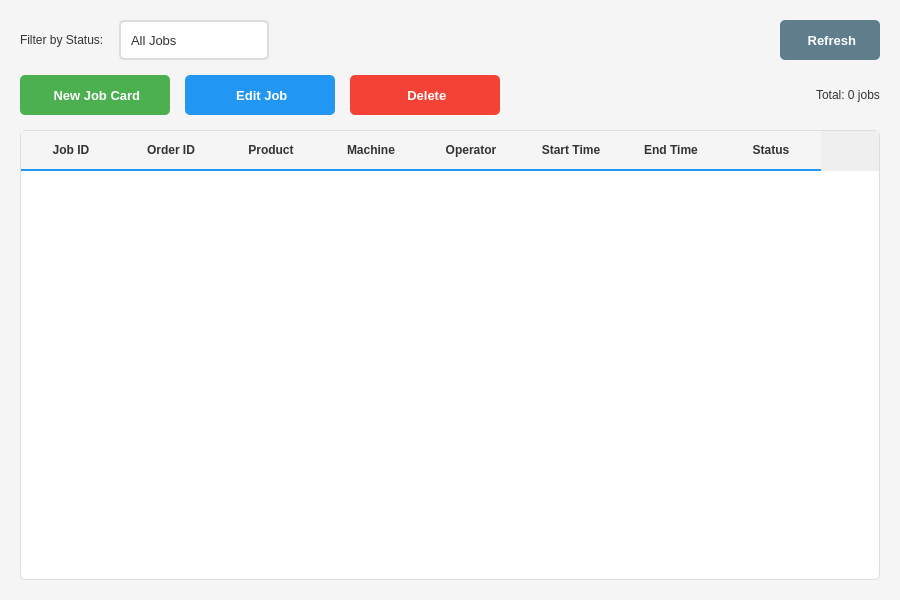
<?xml version="1.0" encoding="UTF-8"?>
<ui version="4.0">
 <class>ProductionWidget</class>
 <widget class="QWidget" name="ProductionWidget">
  <property name="geometry">
   <rect>
    <x>0</x>
    <y>0</y>
    <width>900</width>
    <height>600</height>
   </rect>
  </property>
  <property name="windowTitle">
   <string>Production</string>
  </property>
  <property name="styleSheet">
   <string notr="true">QWidget#ProductionWidget {
    background-color: #f5f5f5;
}

QLabel {
    color: #333;
}

QTableWidget {
    color: #333;
}

QPushButton#btnNewJob, QPushButton#btnEditJob, QPushButton#btnDeleteJob, QPushButton#btnRefresh {
    padding: 10px 20px;
    border-radius: 5px;
    font-size: 13px;
    font-weight: bold;
}

QPushButton#btnNewJob {
    background-color: #4CAF50;
    color: white;
    border: none;
}

QPushButton#btnNewJob:hover {
    background-color: #45a049;
}

QPushButton#btnEditJob {
    background-color: #2196F3;
    color: white;
    border: none;
}

QPushButton#btnEditJob:hover {
    background-color: #0b7dda;
}

QPushButton#btnDeleteJob {
    background-color: #f44336;
    color: white;
    border: none;
}

QPushButton#btnDeleteJob:hover {
    background-color: #da190b;
}

QPushButton#btnRefresh {
    background-color: #607D8B;
    color: white;
    border: none;
}

QPushButton#btnRefresh:hover {
    background-color: #546E7A;
}

QLineEdit#txtSearch {
    padding: 10px;
    border: 2px solid #ddd;
    border-radius: 5px;
    font-size: 13px;
    background-color: white;
    color: #333;
}

QLineEdit#txtSearch:focus {
    border: 2px solid #2196F3;
}

QComboBox#cmbFilterStatus {
    padding: 10px;
    border: 2px solid #ddd;
    border-radius: 5px;
    font-size: 13px;
    background-color: white;
    color: #333;
}

QComboBox#cmbFilterStatus:focus {
    border: 2px solid #2196F3;
}

QTableWidget {
    background-color: white;
    border: 1px solid #ddd;
    border-radius: 5px;
    gridline-color: #e0e0e0;
}

QTableWidget::item {
    padding: 5px;
}

QTableWidget::item:selected {
    background-color: #e3f2fd;
    color: #000;
}

QHeaderView::section {
    background-color: #f5f5f5;
    padding: 10px;
    border: none;
    border-bottom: 2px solid #2196F3;
    font-weight: bold;
    color: #333;
}

QComboBox {
    padding: 10px;
    border: 2px solid #ddd;
    border-radius: 5px;
    font-size: 13px;
    background-color: white;
    color: #333;
}

QComboBox:focus {
    border: 2px solid #2196F3;
}

QComboBox::drop-down {
    border: none;
    width: 30px;
}

QComboBox::down-arrow {
    image: none;
    border-left: 5px solid transparent;
    border-right: 5px solid transparent;
    border-top: 5px solid #333;
    margin-right: 10px;
}

QComboBox QAbstractItemView {
    background-color: white;
    color: #333;
    selection-background-color: #2196F3;
    selection-color: white;
    border: 1px solid #ddd;
}</string>
  </property>
  <layout class="QVBoxLayout" name="verticalLayout">
   <property name="spacing">
    <number>15</number>
   </property>
   <property name="leftMargin">
    <number>20</number>
   </property>
   <property name="topMargin">
    <number>20</number>
   </property>
   <property name="rightMargin">
    <number>20</number>
   </property>
   <property name="bottomMargin">
    <number>20</number>
   </property>
   <item>
    <layout class="QHBoxLayout" name="horizontalLayout">
     <item>
      <widget class="QLabel" name="label">
       <property name="text">
        <string>Filter by Status:</string>
       </property>
       <property name="styleSheet">
   <string notr="true">QWidget#ProductionWidget {
    background-color: #f5f5f5;
}

QLabel {
    color: #333;
}

QTableWidget {
    color: #333;
}

QPushButton#btnNewJob, QPushButton#btnEditJob, QPushButton#btnDeleteJob, QPushButton#btnRefresh {
    padding: 10px 20px;
    border-radius: 5px;
    font-size: 13px;
    font-weight: bold;
}

QPushButton#btnNewJob {
    background-color: #4CAF50;
    color: white;
    border: none;
}

QPushButton#btnNewJob:hover {
    background-color: #45a049;
}

QPushButton#btnEditJob {
    background-color: #2196F3;
    color: white;
    border: none;
}

QPushButton#btnEditJob:hover {
    background-color: #0b7dda;
}

QPushButton#btnDeleteJob {
    background-color: #f44336;
    color: white;
    border: none;
}

QPushButton#btnDeleteJob:hover {
    background-color: #da190b;
}

QPushButton#btnRefresh {
    background-color: #607D8B;
    color: white;
    border: none;
}

QPushButton#btnRefresh:hover {
    background-color: #546E7A;
}

QLineEdit#txtSearch {
    padding: 10px;
    border: 2px solid #ddd;
    border-radius: 5px;
    font-size: 13px;
    background-color: white;
    color: #333;
}

QLineEdit#txtSearch:focus {
    border: 2px solid #2196F3;
}

QComboBox#cmbFilterStatus {
    padding: 10px;
    border: 2px solid #ddd;
    border-radius: 5px;
    font-size: 13px;
    background-color: white;
    color: #333;
}

QComboBox#cmbFilterStatus:focus {
    border: 2px solid #2196F3;
}

QTableWidget {
    background-color: white;
    border: 1px solid #ddd;
    border-radius: 5px;
    gridline-color: #e0e0e0;
}

QTableWidget::item {
    padding: 5px;
}

QTableWidget::item:selected {
    background-color: #e3f2fd;
    color: #000;
}

QHeaderView::section {
    background-color: #f5f5f5;
    padding: 10px;
    border: none;
    border-bottom: 2px solid #2196F3;
    font-weight: bold;
    color: #333;
}

QComboBox {
    padding: 10px;
    border: 2px solid #ddd;
    border-radius: 5px;
    font-size: 13px;
    background-color: white;
    color: #333;
}

QComboBox:focus {
    border: 2px solid #2196F3;
}

QComboBox::drop-down {
    border: none;
    width: 30px;
}

QComboBox::down-arrow {
    image: none;
    border-left: 5px solid transparent;
    border-right: 5px solid transparent;
    border-top: 5px solid #333;
    margin-right: 10px;
}

QComboBox QAbstractItemView {
    background-color: white;
    color: #333;
    selection-background-color: #2196F3;
    selection-color: white;
    border: 1px solid #ddd;
}</string>
  </property>
      </widget>
     </item>
     <item>
      <widget class="QComboBox" name="cmbFilterStatus">
       <property name="minimumSize">
        <size>
         <width>150</width>
         <height>40</height>
        </size>
       </property>
       <item>
        <property name="text">
         <string>All Jobs</string>
        </property>
       </item>
       <item>
        <property name="text">
         <string>Queued</string>
        </property>
       </item>
       <item>
        <property name="text">
         <string>In Progress</string>
        </property>
       </item>
       <item>
        <property name="text">
         <string>Completed</string>
        </property>
       </item>
       <item>
        <property name="text">
         <string>Failed</string>
        </property>
       </item>
      </widget>
     </item>
     <item>
      <spacer name="horizontalSpacer_2">
       <property name="orientation">
        <enum>Qt::Horizontal</enum>
       </property>
       <property name="sizeHint" stdset="0">
        <size>
         <width>40</width>
         <height>20</height>
        </size>
       </property>
      </spacer>
     </item>
     <item>
      <widget class="QPushButton" name="btnRefresh">
       <property name="minimumSize">
        <size>
         <width>100</width>
         <height>40</height>
        </size>
       </property>
       <property name="cursor">
        <cursorShape>PointingHandCursor</cursorShape>
       </property>
       <property name="text">
        <string> Refresh</string>
       </property>
      </widget>
     </item>
    </layout>
   </item>
   <item>
    <layout class="QHBoxLayout" name="horizontalLayout_2">
     <item>
      <widget class="QPushButton" name="btnNewJob">
       <property name="minimumSize">
        <size>
         <width>150</width>
         <height>40</height>
        </size>
       </property>
       <property name="cursor">
        <cursorShape>PointingHandCursor</cursorShape>
       </property>
       <property name="text">
        <string> New Job Card</string>
       </property>
      </widget>
     </item>
     <item>
      <widget class="QPushButton" name="btnEditJob">
       <property name="enabled">
        <bool>false</bool>
       </property>
       <property name="minimumSize">
        <size>
         <width>150</width>
         <height>40</height>
        </size>
       </property>
       <property name="cursor">
        <cursorShape>PointingHandCursor</cursorShape>
       </property>
       <property name="text">
        <string> Edit Job</string>
       </property>
      </widget>
     </item>
     <item>
      <widget class="QPushButton" name="btnDeleteJob">
       <property name="enabled">
        <bool>false</bool>
       </property>
       <property name="minimumSize">
        <size>
         <width>150</width>
         <height>40</height>
        </size>
       </property>
       <property name="cursor">
        <cursorShape>PointingHandCursor</cursorShape>
       </property>
       <property name="text">
        <string> Delete</string>
       </property>
      </widget>
     </item>
     <item>
      <spacer name="horizontalSpacer">
       <property name="orientation">
        <enum>Qt::Horizontal</enum>
       </property>
       <property name="sizeHint" stdset="0">
        <size>
         <width>40</width>
         <height>20</height>
        </size>
       </property>
      </spacer>
     </item>
     <item>
      <widget class="QLabel" name="lblTotalJobs">
       <property name="text">
        <string>Total: 0 jobs</string>
       </property>
       <property name="styleSheet">
   <string notr="true">QWidget#ProductionWidget {
    background-color: #f5f5f5;
}

QLabel {
    color: #333;
}

QTableWidget {
    color: #333;
}

QPushButton#btnNewJob, QPushButton#btnEditJob, QPushButton#btnDeleteJob, QPushButton#btnRefresh {
    padding: 10px 20px;
    border-radius: 5px;
    font-size: 13px;
    font-weight: bold;
}

QPushButton#btnNewJob {
    background-color: #4CAF50;
    color: white;
    border: none;
}

QPushButton#btnNewJob:hover {
    background-color: #45a049;
}

QPushButton#btnEditJob {
    background-color: #2196F3;
    color: white;
    border: none;
}

QPushButton#btnEditJob:hover {
    background-color: #0b7dda;
}

QPushButton#btnDeleteJob {
    background-color: #f44336;
    color: white;
    border: none;
}

QPushButton#btnDeleteJob:hover {
    background-color: #da190b;
}

QPushButton#btnRefresh {
    background-color: #607D8B;
    color: white;
    border: none;
}

QPushButton#btnRefresh:hover {
    background-color: #546E7A;
}

QPushButton:disabled {
    background-color: #cccccc;
    color: #666666;
    /* cursor: not-allowed; */
}

QLineEdit#txtSearch {
    padding: 10px;
    border: 2px solid #ddd;
    border-radius: 5px;
    font-size: 13px;
    background-color: white;
    color: #333;
}

QLineEdit#txtSearch:focus {
    border: 2px solid #2196F3;
}

QComboBox#cmbFilterStatus {
    padding: 10px;
    border: 2px solid #ddd;
    border-radius: 5px;
    font-size: 13px;
    background-color: white;
    color: #333;
}

QComboBox#cmbFilterStatus:focus {
    border: 2px solid #2196F3;
}

QTableWidget {
    background-color: white;
    border: 1px solid #ddd;
    border-radius: 5px;
    gridline-color: #e0e0e0;
}

QTableWidget::item {
    padding: 5px;
}

QTableWidget::item:selected {
    background-color: #e3f2fd;
    color: #000;
}

QHeaderView::section {
    background-color: #f5f5f5;
    padding: 10px;
    border: none;
    border-bottom: 2px solid #2196F3;
    font-weight: bold;
    color: #333;
}

QComboBox {
    padding: 10px;
    border: 2px solid #ddd;
    border-radius: 5px;
    font-size: 13px;
    background-color: white;
    color: #333;
}

QComboBox:focus {
    border: 2px solid #2196F3;
}

QComboBox::drop-down {
    border: none;
    width: 30px;
}

QComboBox::down-arrow {
    image: none;
    border-left: 5px solid transparent;
    border-right: 5px solid transparent;
    border-top: 5px solid #333;
    margin-right: 10px;
}

QComboBox QAbstractItemView {
    background-color: white;
    color: #333;
    selection-background-color: #2196F3;
    selection-color: white;
    border: 1px solid #ddd;
}</string>
  </property>
      </widget>
     </item>
    </layout>
   </item>
   <item>
    <widget class="QTableWidget" name="tableJobs">
     <property name="editTriggers">
      <set>QAbstractItemView::NoEditTriggers</set>
     </property>
     <property name="alternatingRowColors">
      <bool>true</bool>
     </property>
     <property name="selectionMode">
      <enum>QAbstractItemView::SingleSelection</enum>
     </property>
     <property name="selectionBehavior">
      <enum>QAbstractItemView::SelectRows</enum>
     </property>
     <property name="sortingEnabled">
      <bool>true</bool>
     </property>
     <column>
      <property name="text">
       <string>Job ID</string>
      </property>
     </column>
     <column>
      <property name="text">
       <string>Order ID</string>
      </property>
     </column>
     <column>
      <property name="text">
       <string>Product</string>
      </property>
     </column>
     <column>
      <property name="text">
       <string>Machine</string>
      </property>
     </column>
     <column>
      <property name="text">
       <string>Operator</string>
      </property>
     </column>
     <column>
      <property name="text">
       <string>Start Time</string>
      </property>
     </column>
     <column>
      <property name="text">
       <string>End Time</string>
      </property>
     </column>
     <column>
      <property name="text">
       <string>Status</string>
      </property>
     </column>
    </widget>
   </item>
  </layout>
 </widget>
 <resources/>
 <connections/>
</ui>
